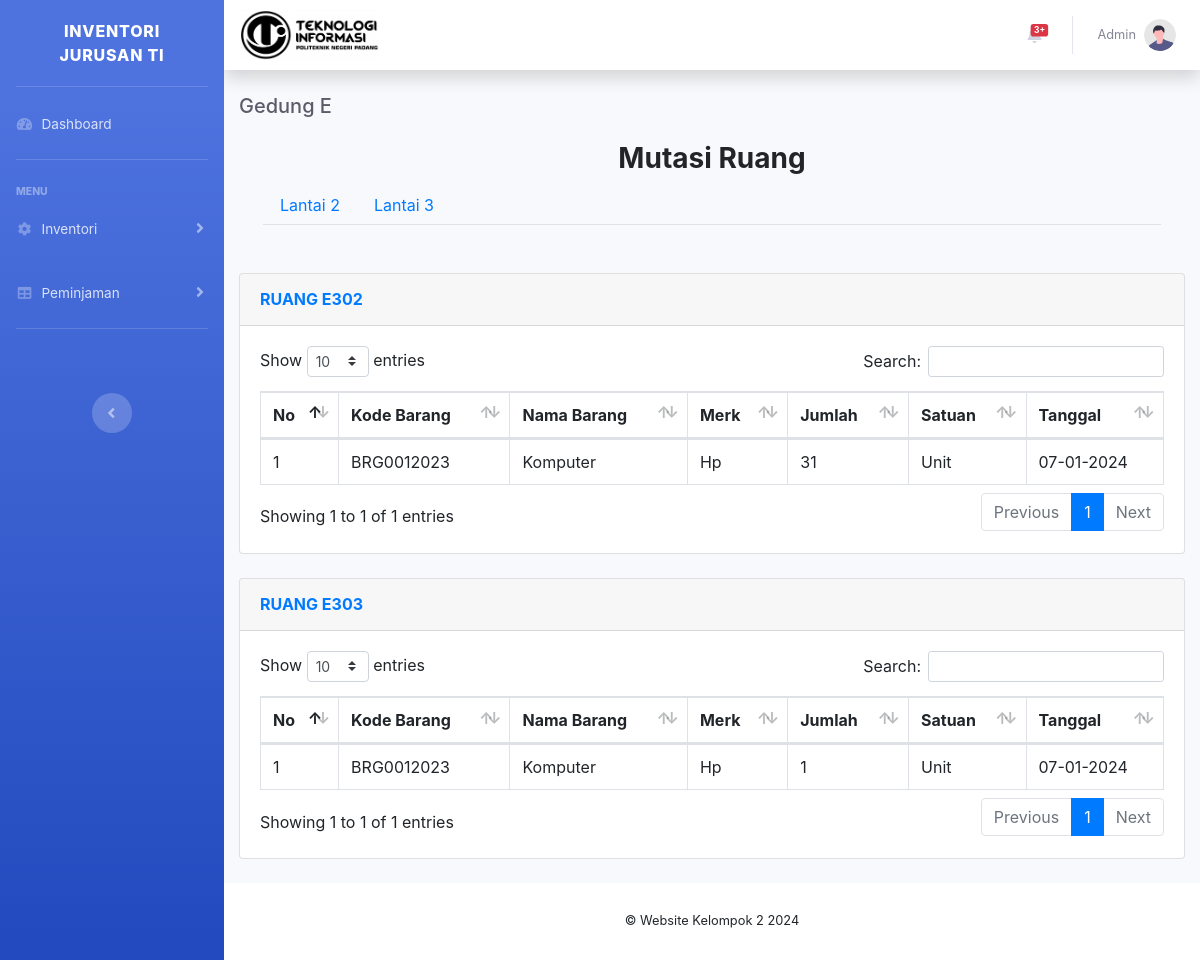
/l3.php (signed in), run on the app's committed database.
### tables this page shows
CREATE TABLE `mutasi` (
  `id_mutasi` int(11) NOT NULL,
  `id_barang` int(11) NOT NULL,
  `jumlah` int(11) NOT NULL,
  `status_mutasi` varchar(24) NOT NULL DEFAULT 'Mutasi',
  `Ruang` varchar(24) NOT NULL,
  `tanggal_mutasi` date NOT NULL
);

CREATE TABLE `barang` (
  `id_barang` int(11) NOT NULL,
  `kode_barang` varchar(11) NOT NULL,
  `nama_barang` varchar(25) NOT NULL,
  `merk` varchar(30) NOT NULL,
  `stock` int(11) NOT NULL,
  `satuan` varchar(30) NOT NULL,
  `kategori` varchar(25) NOT NULL,
  `status_data` varchar(30) NOT NULL DEFAULT 'Mutasi',
  `keterangan` varchar(64) NOT NULL
);

### l3.php (the view, shortened to what this page needs)
<?php
require 'ceklogin.php';
include 'navbar.php';
?>
<!DOCTYPE html>
<html lang="en">
<head>
    <link href="vendor/fontawesome-free/css/all.min.css" rel="stylesheet" type="text/css">
    <link href="css/sb-admin-2.min.css" rel="stylesheet">
    <link href="vendor/datatables/dataTables.bootstrap4.min.css" rel="stylesheet">
    <link href="https://stackpath.bootstrapcdn.com/bootstrap/4.5.2/css/bootstrap.min.css" rel="stylesheet">
</head>
<body id="page-top">
    <div class="container-fluid">
        <div class="d-sm-flex align-items-center justify-content-between mb-4">
            <h1 class="h5 mb-0 text-gray-800">Gedung E</h1>
        </div>
        <div id="layoutSidenav_content">
            <main>
                <div class="container-fluid px-4">
                    <h3 class="mt-4 text-center font-weight-bold">Mutasi Ruang </h3>
                    <ul class="nav nav-tabs">
                        <li class="nav-item">
                            <a class="nav-link" href="l2.php">Lantai 2</a>
                        </li>
                        <li class="nav-item">
                            <a class="nav-link" href="l3.php">Lantai 3</a>
                        </li>
                    </ul>
                </div>
            </main>
        </div>
        <br>
        <br>
        <?php
        $get = mysqli_query($c, "SELECT b.kode_barang, b.nama_barang, b.merk, m.id_mutasi, m.jumlah, b.satuan, b.kategori, m.status_mutasi, m.ruang, DATE_FORMAT(m.tanggal_mutasi, '%d-%m-%Y') AS tanggal_mutasi
        FROM barang b
        INNER JOIN mutasi m ON b.id_barang = m.id_barang
        WHERE m.ruang = 'E302'");
        $data = mysqli_num_rows($get);
        if ($data >= 1) {
            ?>
            <div class="card mb-4">
                <div class="card-header py-3">
                    <h6 class="m-0 font-weight-bold text-primary">RUANG E302</h6>
                </div>
                <div class="card-body">
                    <div class="table-responsive">
                        <table class="table table-bordered data-table table table-hover"  width="100%" cellspacing="0">
                            <thead>
                                <tr>
                                    <th>No</th>
                                    <th>Kode Barang</th>
                                    <th>Nama Barang</th>
                                    <th>Merk</th>
                                    <th>Jumlah</th>
                                    <th>Satuan</th>
                                    <th>Tanggal</th>
                                </tr>
                            </thead>
                            <tbody>
                                <?php
                                $get = mysqli_query($c, "SELECT b.kode_barang, b.nama_barang, b.merk, m.id_mutasi, m.jumlah, b.satuan, b.kategori, m.status_mutasi, m.ruang, DATE_FORMAT(m.tanggal_mutasi, '%d-%m-%Y') AS tanggal_mutasi
                                        FROM barang b
                                        INNER JOIN mutasi m ON b.id_barang = m.id_barang
                                        WHERE m.ruang = 'E302'");
                                $i = 1;
                                while ($p = mysqli_fetch_array($get)) {
                                    $kode_barang = $p['kode_barang'];
                                    $nama_barang = $p['nama_barang'];
                                    $merk = $p['merk'];
                                    $jumlah = $p['jumlah'];
                                    $satuan = $p['satuan'];
                                    $tanggal_mutasi = $p['tanggal_mutasi'];
                                    ?>
                                    <tr>
                                        <td>
                                            <?= $i++; ?>
                                        </td>
                                        <td>
                                            <?= $kode_barang; ?>
                                        </td>
                                        <td>
                                            <?= $nama_barang; ?>
                                        </td>
                                        <td>
                                            <?= $merk; ?>
                                        </td>
                                        <td>
                                            <?= $jumlah; ?>
                                        </td>
                                        <td>
                                            <?= $satuan; ?>
                                        </td>
                                        <td>
                                            <?= $tanggal_mutasi; ?>
                                        </td>
                                    </tr>
                                    <?php
                                }
                                ?>
                            </tbody>
                        </table>
                    </div>
                </div>
            </div>
            <?php
        }
        ?>
        <?php
        $get = mysqli_query($c, "SELECT b.kode_barang, b.nama_barang, b.merk, m.id_mutasi, m.jumlah, b.satuan, b.kategori, m.status_mutasi, m.ruang, DATE_FORMAT(m.tanggal_mutasi, '%d-%m-%Y') AS tanggal_mutasi
        FROM barang b
        INNER JOIN mutasi m ON b.id_barang = m.id_barang
        WHERE m.ruang = 'E303'");
        $data = mysqli_num_rows($get);
        if ($data >= 1) {
            ?>
            <div class="card mb-4">
                <div class="card-header py-3">
                    <h6 class="m-0 font-weight-bold text-primary">RUANG E303</h6>
                </div>
                <div class="card-body">
                    <div class="table-responsive">
                        <table class="table table-bordered data-table table table-hover"  width="100%" cellspacing="0">
                            <thead>
                                <tr>
                                    <th>No</th>
                                    <th>Kode Barang</th>
                                    <th>Nama Barang</th>
                                    <th>Merk</th>
                                    <th>Jumlah</th>
                                    <th>Satuan</th>
                                    <th>Tanggal</th>
                                </tr>
                            </thead>
                            <tbody>
                                <?php
                                $get = mysqli_query($c, "SELECT b.kode_barang, b.nama_barang, b.merk, m.id_mutasi, m.jumlah, b.satuan, b.kategori, m.status_mutasi, m.ruang, DATE_FORMAT(m.tanggal_mutasi, '%d-%m-%Y') AS tanggal_mutasi
                                        FROM barang b
                                        INNER JOIN mutasi m ON b.id_barang = m.id_barang
                                        WHERE m.ruang = 'E303'");
                                $i = 1;
                                while ($p = mysqli_fetch_array($get)) {
                                    $kode_barang = $p['kode_barang'];
                                    $nama_barang = $p['nama_barang'];
                                    $merk = $p['merk'];
                                    $jumlah = $p['jumlah'];
                                    $satuan = $p['satuan'];
                                    $tanggal_mutasi = $p['tanggal_mutasi'];
                                    ?>
                                    <tr>
                                        <td>
                                            <?= $i++; ?>
                                        </td>
                                        <td>
                                            <?= $kode_barang; ?>
                                        </td>
                                        <td>
                                            <?= $nama_barang; ?>
                                        </td>
                                        <td>
                                            <?= $merk; ?>
                                        </td>
                                        <td>
                                            <?= $jumlah; ?>
                                        </td>
                                        <td>
                                            <?= $satuan; ?>
                                        </td>
                                        <td>
                                            <?= $tanggal_mutasi; ?>
                                        </td>
                                    </tr>
                                    <?php
                                }
                                ?>
                            </tbody>
                        </table>
                    </div>
                </div>
            </div>
            <?php
        }
        ?>
    </div>
    </div>
    <footer class="sticky-footer bg-white">
        <div class="container my-auto">
            <div class="copyright text-center my-auto">
                <span>© Website Kelompok 2 2024</span>
            </div>
        </div>
    </footer>
    </div>
    </div>
</body>
</html>

### data on the page
mutasi: id_barang.kode_barang "BRG0012023", id_barang.nama_barang "Komputer", id_barang.merk "Hp", jumlah "31", id_barang.satuan "Unit", tanggal_mutasi "07-01-2024"
mutasi: id_barang.kode_barang "BRG0012023", id_barang.nama_barang "Komputer", id_barang.merk "Hp", jumlah "1", id_barang.satuan "Unit", tanggal_mutasi "07-01-2024"

### other printed values
$_SESSION['nama'] "Admin"
